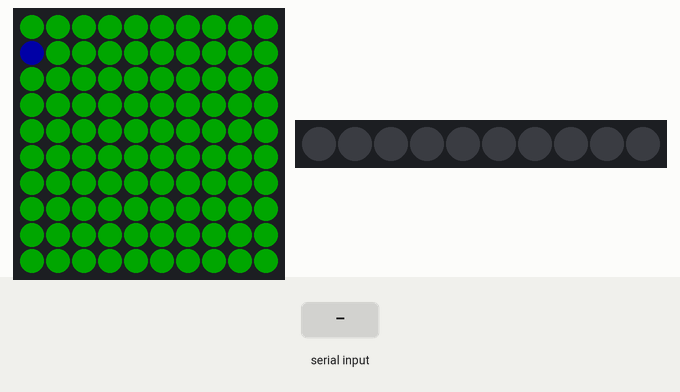
Simulated run of this sketch. Board: Arduino Uno, built for the host (arithmetic inside an expression is 32-bit, double 64-bit). Parts: 10×10 RGB LED matrix (first LED top left, wired row by row), 10 RGB LEDs in strip order, left to right. The test bench sets the inputs (shaded band). Dim RGB values are drawn brighter than linear; the strip is taken to match the declared colour order.

Above: at 1.2 s.
1.3 s: "u" received over Serial
At 1.9 s:
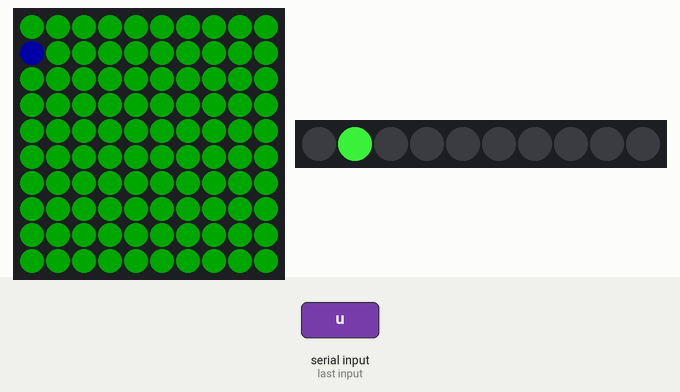
2.8 s: "a" received over Serial
At 3.1 s:
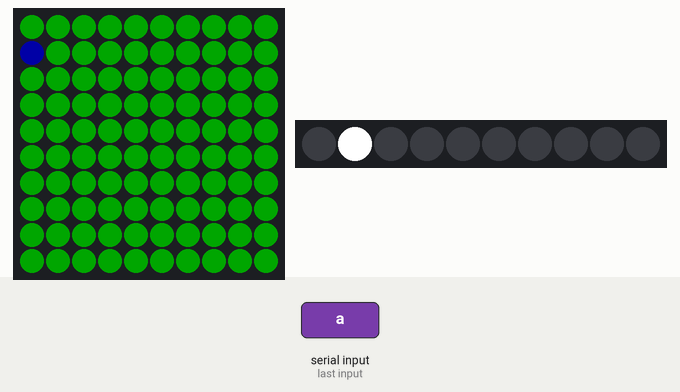
4.3 s: "d" received over Serial
At 5.5 s:
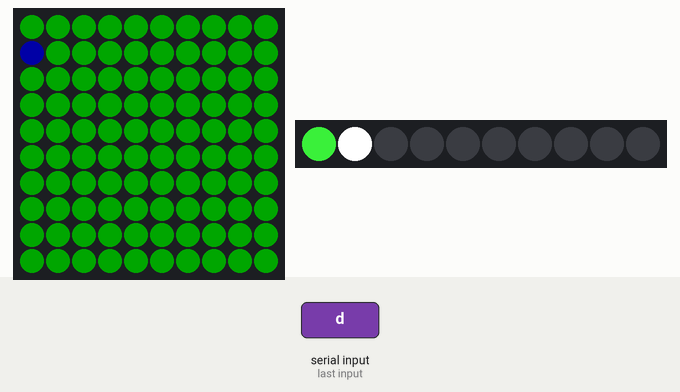
Timing chart, 0 to 7.3 s (numbered marks = the images above; inputs shaded):
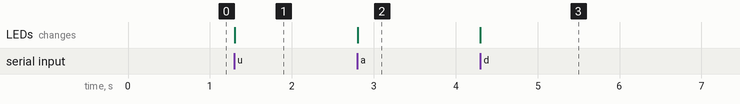

The sketch:

main.ino
```cpp
//carriage return is ascii code of 13
//x is enter.. required to submit current command
//a is choose
//left is l, right is r, up is u, down is d
//Serial.print("hello");
//start of fast led declarations/imports
#include <FastLED.h>

#define LED_PIN     5
#define NUM_LEDS    10
#define BRIGHTNESS  64
#define LED_TYPE    WS2811
#define COLOR_ORDER GRB
CRGB leds[NUM_LEDS];
int incomingByte = 0;   // for incoming serial data
int currentLed=0;


//start of neomatrix declarations/imports

// Adafruit_NeoMatrix example for single NeoPixel Shield.
// Scrolls 'Howdy' across the matrix in a portrait (vertical) orientation.
#include <Adafruit_GFX.h>
#include <Adafruit_NeoMatrix.h>
#include <Adafruit_NeoPixel.h>
#ifndef PSTR
 #define PSTR // Make Arduino Due happy
#endif
#define PIN 5
// MATRIX DECLARATION:
// Parameter 1 = width of NeoPixel matrix
// Parameter 2 = height of matrix
// Parameter 3 = pin number (most are valid)
// Parameter 4 = matrix layout flags, add together as needed:
//   NEO_MATRIX_TOP, NEO_MATRIX_BOTTOM, NEO_MATRIX_LEFT, NEO_MATRIX_RIGHT:
//     Position of the FIRST LED in the matrix; pick two, e.g.
//     NEO_MATRIX_TOP + NEO_MATRIX_LEFT for the top-left corner.
//   NEO_MATRIX_ROWS, NEO_MATRIX_COLUMNS: LEDs are arranged in horizontal
//     rows or in vertical columns, respectively; pick one or the other.
//   NEO_MATRIX_PROGRESSIVE, NEO_MATRIX_ZIGZAG: all rows/columns proceed
//     in the same order, or alternate lines reverse direction; pick one.
//   See example below for these values in action.
// Parameter 5 = pixel type flags, add together as needed:
//   NEO_KHZ800  800 KHz bitstream (most NeoPixel products w/WS2812 LEDs)
//   NEO_KHZ400  400 KHz (classic 'v1' (not v2) FLORA pixels, WS2811 drivers)
//   NEO_GRB     Pixels are wired for GRB bitstream (most NeoPixel products)
//   NEO_GRBW    Pixels are wired for GRBW bitstream (RGB+W NeoPixel products)
//   NEO_RGB     Pixels are wired for RGB bitstream (v1 FLORA pixels, not v2)

// Example for NeoPixel Shield.  In this application we'd like to use it
// as a 5x8 tall matrix, with the USB port positioned at the top of the
// Arduino.  When held that way, the first pixel is at the top right, and
// lines are arranged in columns, progressive order.  The shield uses
// 800 KHz (v2) pixels that expect GRB color data.
Adafruit_NeoMatrix matrix = Adafruit_NeoMatrix(10, 10, LED_PIN,
        NEO_MATRIX_TOP     + NEO_MATRIX_RIGHT +
        NEO_MATRIX_COLUMNS + NEO_MATRIX_PROGRESSIVE,
        NEO_RGB            + NEO_KHZ800);

//never used?
const uint16_t colors[] = {
        matrix.Color(255, 0, 0), matrix.Color(0, 255, 0), matrix.Color(0, 0, 255) };

void setup() {
        Serial.begin(9600);     // opens serial port, sets data rate to 9600 bps
        FastLED.addLeds<LED_TYPE, LED_PIN> (leds, NUM_LEDS);
        matrix.begin();
        matrix.setTextWrap(false);
        matrix.setBrightness(40);
        matrix.setTextColor(colors[0]);
}

//not sure what this is necessary for
int x    = matrix.width();
int pass = 0;

void loop() {
//GRB for order of Color( , , )
 matrix.fillScreen(matrix.Color(0,255,0));
  //not sure what set Cursor does
  matrix.setCursor(x, 0);
  //the start of the pixels needs to be arranged once connected to grid (0,0) is 10 from the end (first position of last row because we have it set to start at top right
  matrix.drawPixel(0,1,matrix.Color(0,0,255));
  matrix.show();

//when combining the fast led method below to set individual leds, it doesnt align right because of new matrix set up so put above code using matrix.drawPixel into conditional statements below (the if letter u etc is pressed)
//leds[currentLed] = CRGB::LimeGreen
       char serinput;
        if (Serial.available() ) {
           serinput = Serial.read();
        }
        /*
         * todo: add right and left controls, add tic tac toe
         */
        /*
         * moves up and turns place white when over the spot
         * todo: not overwrite the spots colored already
         */
        if ((char)serinput == 'u' ){
          currentLed+=1;
          leds[currentLed] = CRGB::LimeGreen; FastLED.show(); //delay(3000);
        }
        /*
         * moves down and turns place white when over the spot
         * todo: not overwrite the spots colored already, turn off when not hovering over anymore
         */
        if ((char)serinput == 'd' ){
          currentLed-=1;
          //if(){
            leds[currentLed] = CRGB::LimeGreen; FastLED.show(); //delay(3000);
          //}
        }
        /*
         * selects the spot by changing color to white, turn off when not hovering over anymore
         */
        if ((char)serinput == 'a' ){
          leds[currentLed] = CRGB::White; FastLED.show(); //delay(3000);
        }


}
```

Measured:
- after the input at 1.3 s, the LEDs: change at once (image 1)
- after the input at 2.8 s, the LEDs: change at once (image 2)
- after the input at 4.3 s, the LEDs: change at once (image 3)
